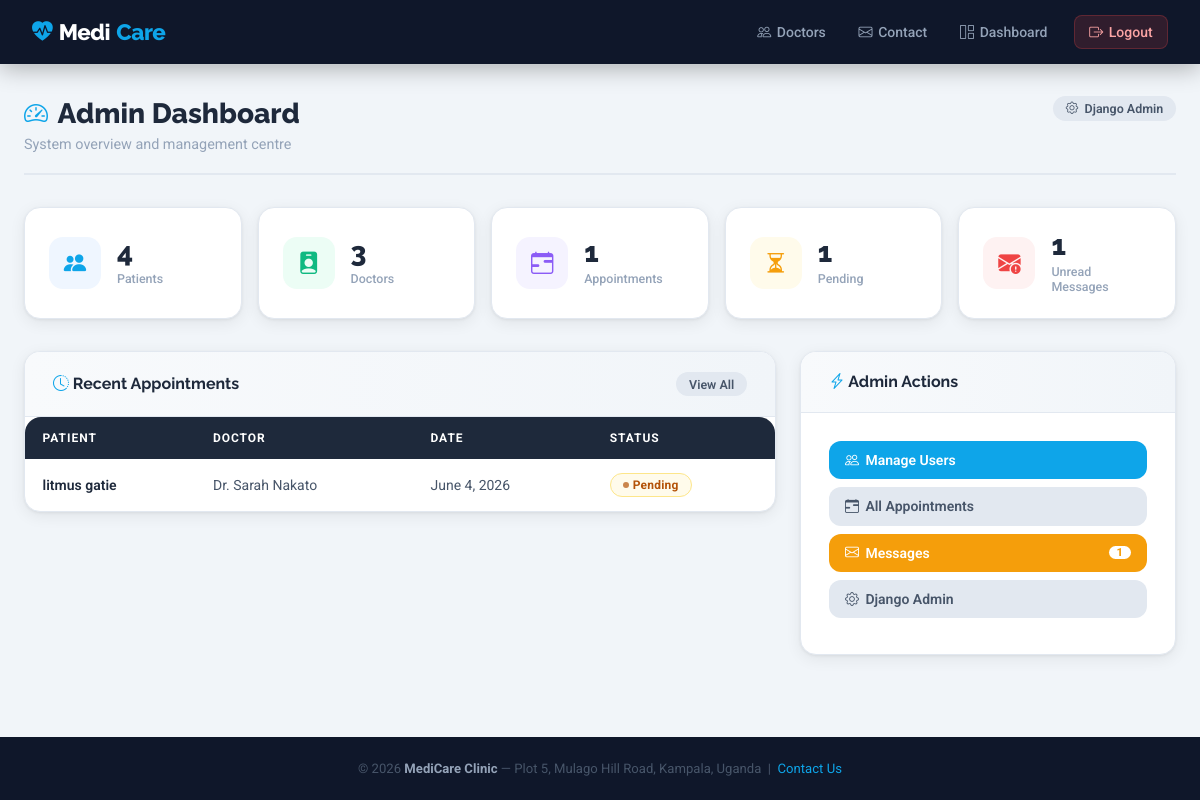
/admin-dashboard/ (signed in), run on the app's committed database.
### clinic/models.py (models this page shows, shortened)
class Appointment(models.Model):
    STATUS_CHOICES = [
        ('PENDING', 'Pending'),
        ('APPROVED', 'Approved'),
        ('CANCELLED', 'Cancelled'),
        ('COMPLETED', 'Completed'),
    ]
    patient = models.ForeignKey(PatientProfile, on_delete=models.CASCADE, related_name='appointments')
    doctor = models.ForeignKey(DoctorProfile, on_delete=models.CASCADE, related_name='appointments')
    appointment_date = models.DateField()
    appointment_time = models.TimeField()
    reason = models.TextField()
    status = models.CharField(max_length=10, choices=STATUS_CHOICES, default='PENDING')
    notes = models.TextField(blank=True)
    created_at = models.DateTimeField(auto_now_add=True)
    updated_at = models.DateTimeField(auto_now=True)
    class Meta:
        ordering = ['-appointment_date', '-appointment_time']

class PatientProfile(models.Model):
    BLOOD_GROUP_CHOICES = [
        ('A+', 'A+'), ('A-', 'A-'), ('B+', 'B+'), ('B-', 'B-'),
        ('AB+', 'AB+'), ('AB-', 'AB-'), ('O+', 'O+'), ('O-', 'O-'),
    ]
    user = models.OneToOneField(User, on_delete=models.CASCADE, related_name='patient_profile')
    date_of_birth = models.DateField()
    phone = models.CharField(max_length=20)
    address = models.TextField()
    blood_group = models.CharField(max_length=3, choices=BLOOD_GROUP_CHOICES, blank=True)
    emergency_contact_name = models.CharField(max_length=100, blank=True)
    emergency_contact_phone = models.CharField(max_length=20, blank=True)

class DoctorProfile(models.Model):
    SPECIALIZATION_CHOICES = [
        ('GP', 'General Practice'),
        ('PEDS', 'Pediatrics'),
        ('DERM', 'Dermatology'),
        ('CARD', 'Cardiology'),
        ('ORTHO', 'Orthopedics'),
        ('GYN', 'Gynecology'),
    ]
    user = models.OneToOneField(User, on_delete=models.CASCADE, related_name='doctor_profile')
    specialization = models.CharField(max_length=10, choices=SPECIALIZATION_CHOICES, default='GP')
    phone = models.CharField(max_length=20)
    bio = models.TextField(blank=True)
    profile_picture = models.ImageField(upload_to='doctors/', blank=True, null=True)

### clinic/views.py (the view)
# urls.py: path('admin-dashboard/', views.admin_dashboard, name='admin_dashboard'),
@staff_member_required
def admin_dashboard(request):
    total_patients = PatientProfile.objects.count()
    total_doctors = DoctorProfile.objects.count()
    total_appointments = Appointment.objects.count()
    pending_appointments = Appointment.objects.filter(status='PENDING').count()
    recent_appointments = Appointment.objects.select_related('patient__user', 'doctor__user').order_by('-created_at')[:10]
    unread_messages = ContactMessage.objects.filter(is_read=False).count()
    context = {
        'total_patients': total_patients, 'total_doctors': total_doctors,
        'total_appointments': total_appointments, 'pending_appointments': pending_appointments,
        'recent_appointments': recent_appointments, 'unread_messages': unread_messages,
    }
    return render(request, 'clinic/admin_dashboard.html', context)

### templates/clinic/admin_dashboard.html (shortened to what this page needs)
{% extends 'clinic/base.html' %}
{% block content %}
<div class="container">
  <div class="page-header">
    <div class="page-header-left">
      <h1><i class="bi bi-speedometer2"></i> Admin Dashboard</h1>
      <p>System overview and management centre</p>
    </div>
    <a href="/admin/" class="btn btn-secondary btn-sm"><i class="bi bi-gear"></i> Django Admin</a>
  </div>
  <div class="stats-grid">
    <div class="stat-card">
      <div class="stat-icon blue"><i class="bi bi-people-fill"></i></div>
      <div class="stat-info"><div class="value">{{ total_patients }}</div><div class="label">Patients</div></div>
    </div>
    <div class="stat-card">
      <div class="stat-icon green"><i class="bi bi-person-badge-fill"></i></div>
      <div class="stat-info"><div class="value">{{ total_doctors }}</div><div class="label">Doctors</div></div>
    </div>
    <div class="stat-card">
      <div class="stat-icon purple"><i class="bi bi-calendar-range"></i></div>
      <div class="stat-info"><div class="value">{{ total_appointments }}</div><div class="label">Appointments</div></div>
    </div>
    <div class="stat-card">
      <div class="stat-icon amber"><i class="bi bi-hourglass-split"></i></div>
      <div class="stat-info"><div class="value">{{ pending_appointments }}</div><div class="label">Pending</div></div>
    </div>
    <div class="stat-card">
      <div class="stat-icon red"><i class="bi bi-envelope-exclamation-fill"></i></div>
      <div class="stat-info"><div class="value">{{ unread_messages }}</div><div class="label">Unread Messages</div></div>
    </div>
  </div>
  <div style="display:grid;grid-template-columns:2fr 1fr;gap:1.5rem;align-items:start;">
    <div class="card">
      <div class="card-header">
        <h3><i class="bi bi-clock-history" style="color:var(--primary)"></i> Recent Appointments</h3>
        <a href="{% url 'all_appointments' %}" class="btn btn-secondary btn-sm">View All</a>
      </div>
      <div class="table-wrap">
        <table>
          <thead><tr><th>Patient</th><th>Doctor</th><th>Date</th><th>Status</th></tr></thead>
          <tbody>
          {% for appt in recent_appointments %}
          <tr>
            <td class="td-name">{{ appt.patient.user.get_full_name }}</td>
            <td>Dr. {{ appt.doctor.user.get_full_name }}</td>
            <td>{{ appt.appointment_date }}</td>
            <td><span class="badge badge-{{ appt.status|lower }}">{{ appt.get_status_display }}</span></td>
          </tr>
          {% empty %}
          <tr><td colspan="4" class="td-empty">No appointments yet.</td></tr>
          {% endfor %}
          </tbody>
        </table>
      </div>
    </div>
    <div style="display:flex;flex-direction:column;gap:1.25rem;">
      <div class="card">
        <div class="card-header"><h3><i class="bi bi-lightning-charge" style="color:var(--primary)"></i> Admin Actions</h3></div>
        <div class="card-body quick-actions">
          <a href="{% url 'manage_users' %}" class="btn btn-primary btn-block"><i class="bi bi-people"></i> Manage Users</a>
          <a href="{% url 'all_appointments' %}" class="btn btn-secondary btn-block"><i class="bi bi-calendar-range"></i> All Appointments</a>
          <a href="{% url 'admin_messages' %}" class="btn btn-warning btn-block">
            <i class="bi bi-envelope"></i> Messages
            {% if unread_messages %}<span style="background:#fff;color:var(--warning);border-radius:50px;padding:0 .5rem;font-size:.7rem;font-weight:800;margin-left:auto;">{{ unread_messages }}</span>{% endif %}
          </a>
          <a href="/admin/" class="btn btn-secondary btn-block"><i class="bi bi-gear"></i> Django Admin</a>
        </div>
      </div>
    </div>
  </div>
</div>
{% endblock %}

### data on the page
Appointment: patient.user.get_full_name "litmus gatie", doctor.user.get_full_name "Sarah Nakato", appointment_date "June 4, 2026", status "Pending"

### other printed values
{{ total_patients }} "4"
{{ total_doctors }} "3"
{{ total_appointments }} "1"
{{ pending_appointments }} "1"
{{ unread_messages }} "1"
